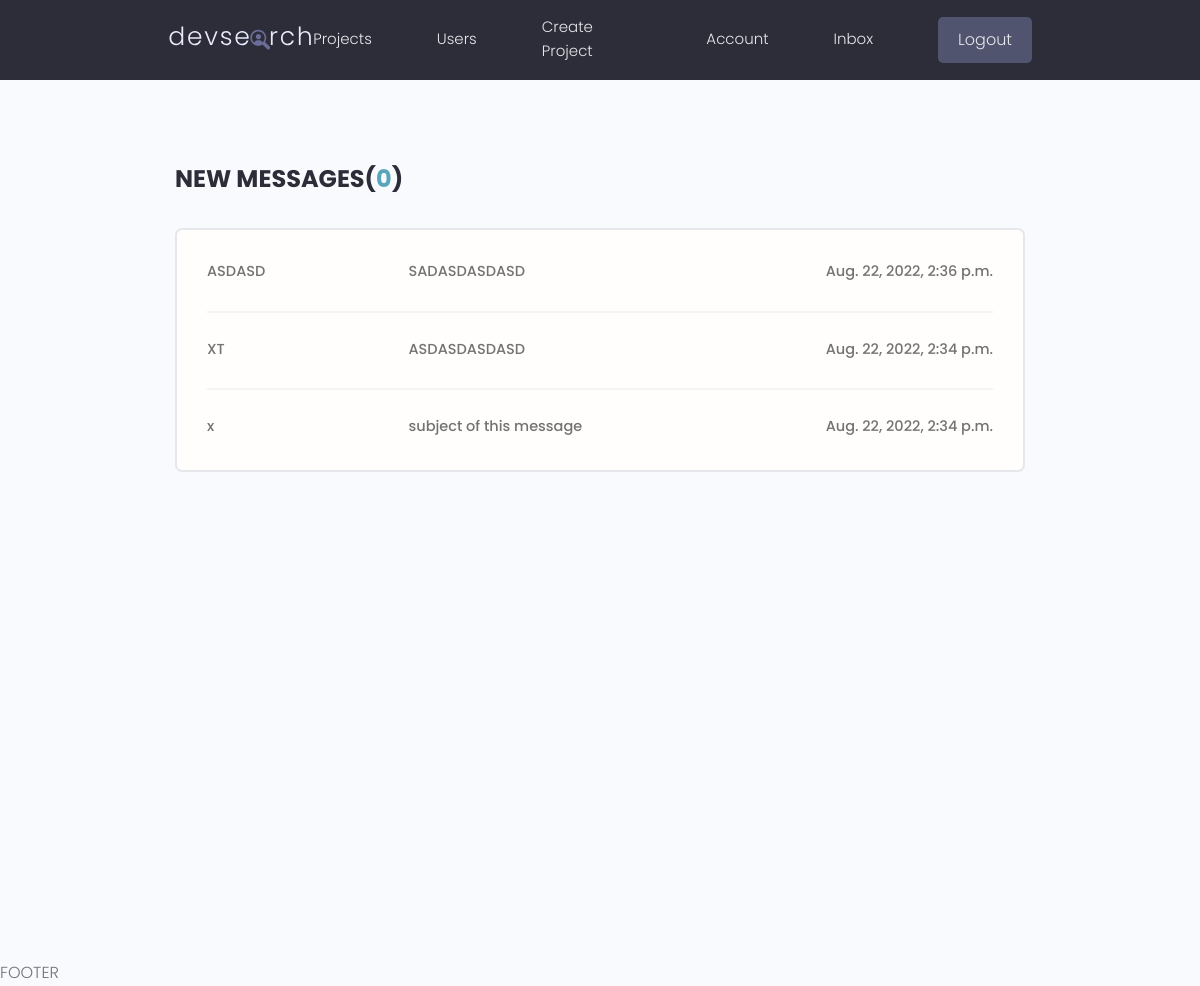
The page /users/inbox/ (signed in) on the database as committed earlier.
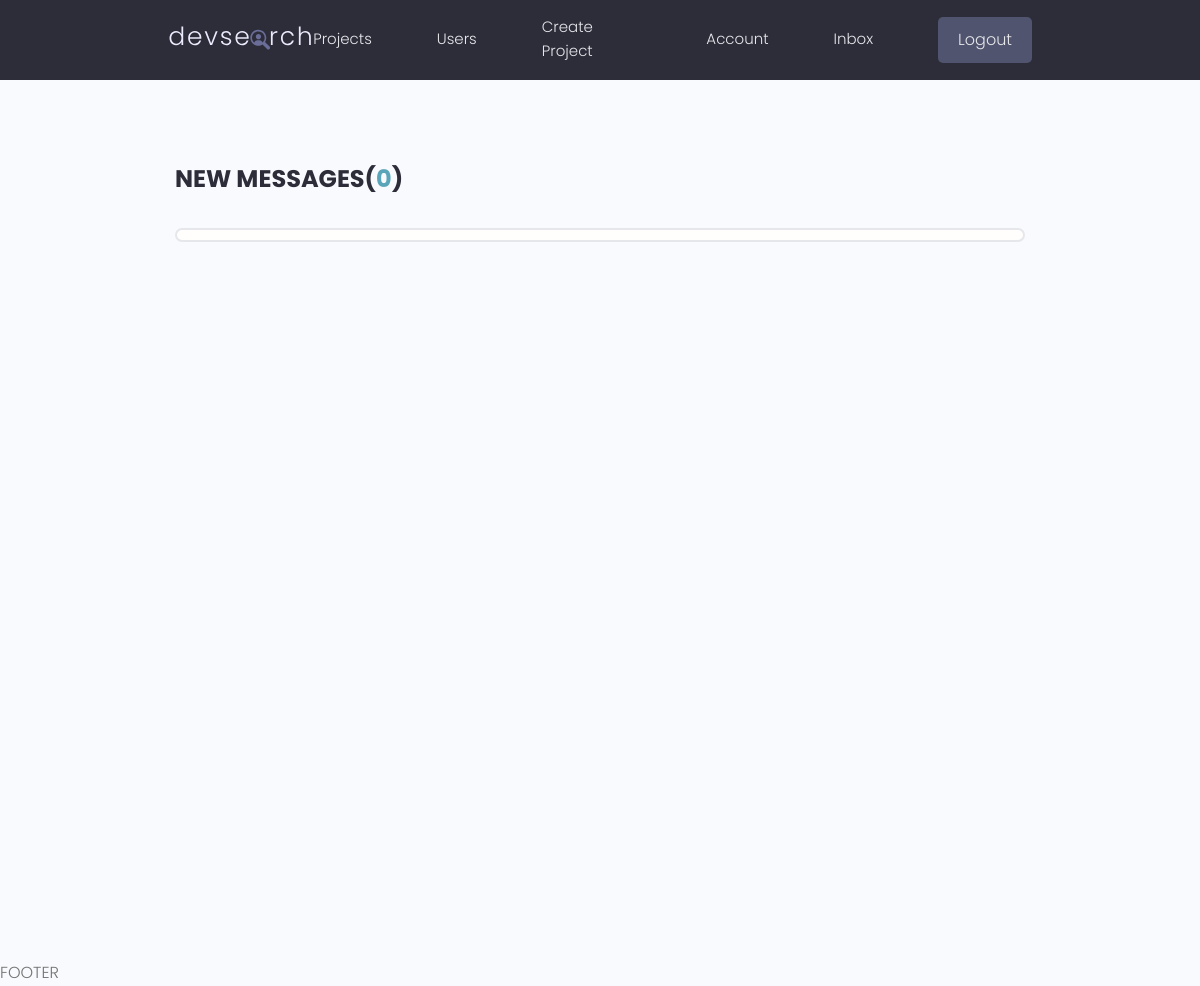
The same page on the database as committed later.
### users/models.py (models this page shows, shortened)
class Message(models.Model):
    sender = models.ForeignKey(Profile, on_delete=models.SET_NULL, null=True, blank=True)
    recipient = models.ForeignKey(Profile, on_delete=models.SET_NULL, null=True, blank=True, related_name="messages")
    name = models.CharField(max_length=200, null=True, blank=True)
    email = models.EmailField(max_length=200, null=True, blank=True)
    subject = models.CharField(max_length=150, null=True, blank=True)
    body = models.TextField()
    is_read = models.BooleanField(default=False, null=True)
    created = models.DateTimeField(auto_now_add=True)
    id = models.UUIDField(default=uuid.uuid4, unique=True, primary_key=True, editable=False)
    class Meta:
        ordering = ['is_read', '-created']

### users/views.py (the view)
# urls.py: path('inbox/', views.inbox, name="inbox"),
@login_required(login_url='login')
def inbox(request):
    profile = request.user.profile
    messageRequests = profile.messages.all()
    unread = messageRequests.filter(is_read=False).count()
    context = {'messageRequests': messageRequests, 'unread': unread}
    return render(request, 'users/inbox.html', context)

### users/templates/users/inbox.html (shortened to what this page needs)
<!DOCTYPE html>
<html lang="en">
<head>
</head>
<body>
{% extends 'main.html' %}
{% load static %}
{% block content %}
  <main class="inbox my-xl">
    <div class="content-box">
      <h3 class="inbox__title">New Messages(<span>{{unread}}</span>)</h3>
      <ul class="messages">
        {% for message in messageRequests %}
        {% if message.is_read == False %}
        <li class="message message--unread">
          {% else %}
        <li class="message">
          {% endif %}
          <a href="{% url 'message' message.id %}">
            <span class="message__author">{{message.name}}</span>
            <span class="message__subject">{{message.subject}}</span>
            <span class="message__date">{{message.created}}</span>
          </a>
        </li>
        {% endfor %}
      </ul>
    </div>
  </main>
{% endblock content %}

Rows that differ between the two databases and show on the page:
removed Message: name "ASDASD", subject "SADASDASDASD", created "Aug. 22, 2022, 2:36 p.m."
removed Message: name "XT", subject "ASDASDASDASD", created "Aug. 22, 2022, 2:34 p.m."
removed Message: name "x", subject "subject of this message", created "Aug. 22, 2022, 2:34 p.m."
